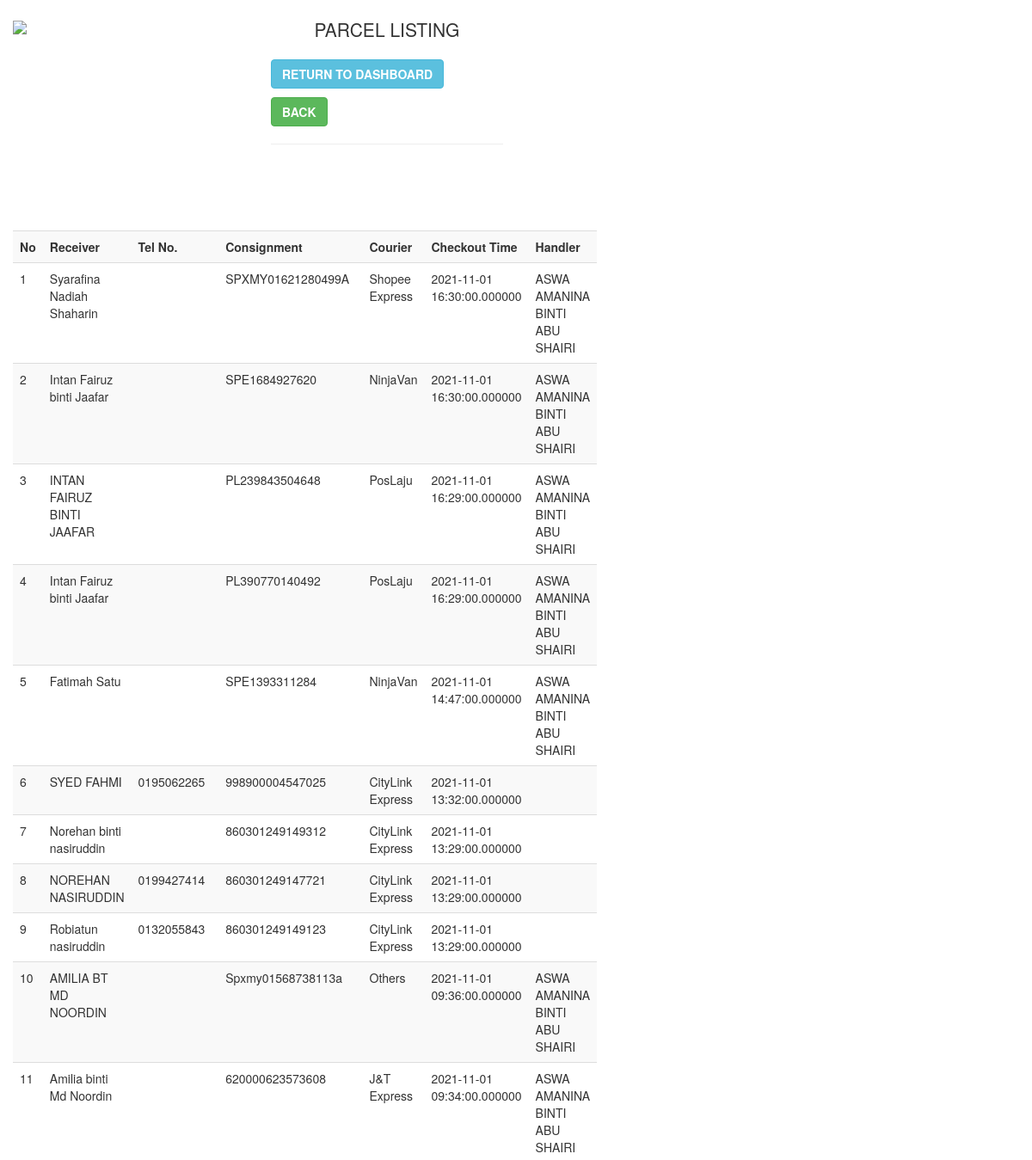
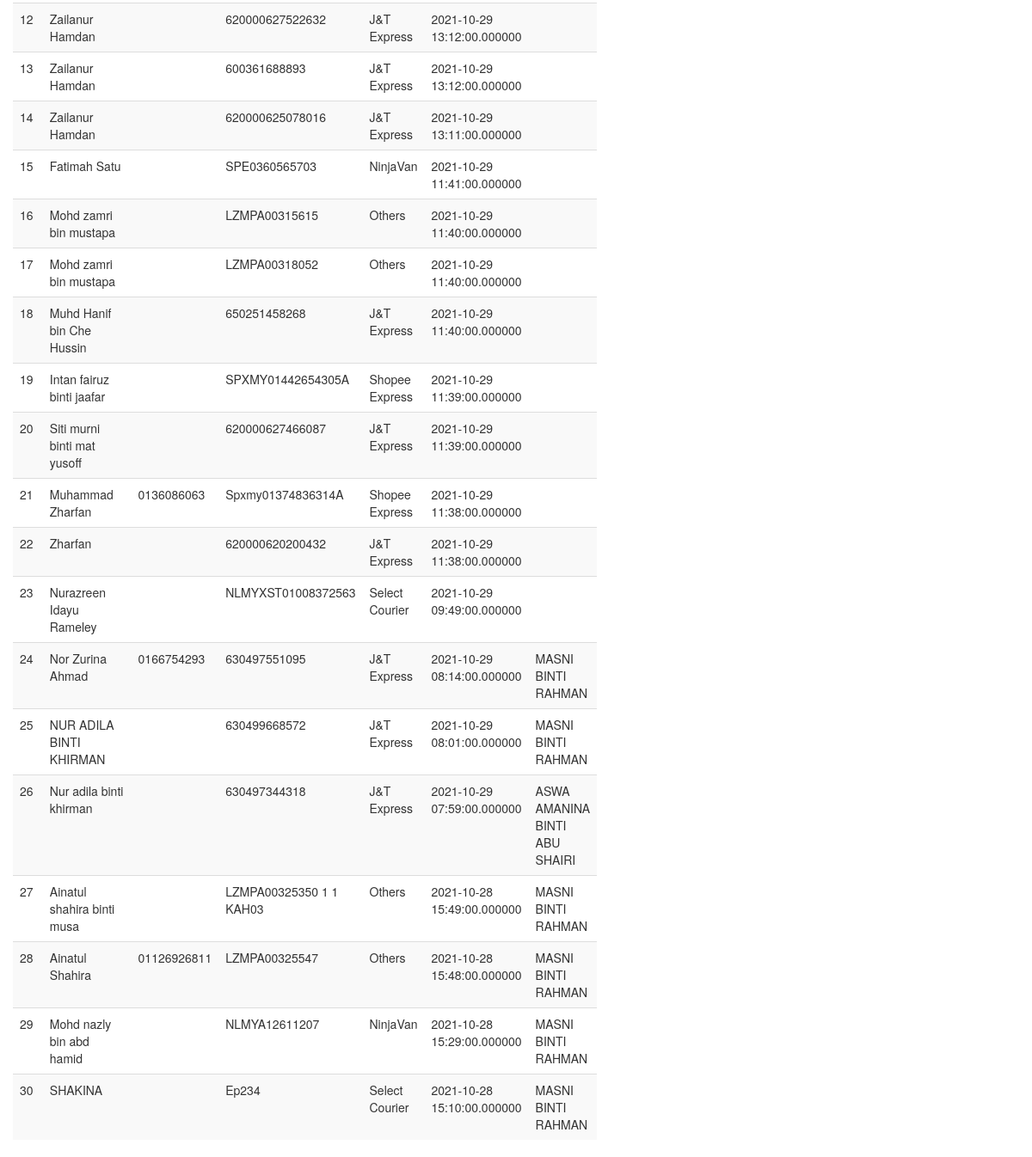
The page /delivered_parcelhep.php on the database its author committed (2 pictures, top to bottom).
### tables this page shows
CREATE TABLE `settlements_hep` (
  `id` int(11) NOT NULL,
  `receiver` varchar(150) NOT NULL,
  `tel` varchar(100) NOT NULL,
  `consignment` varchar(100) NOT NULL,
  `courier` varchar(100) NOT NULL,
  `time` datetime(6) NOT NULL,
  `handler` varchar(100) NOT NULL,
  `pmethod` varchar(50) NOT NULL
);

### delivered_parcelhep.php (the view, shortened to what this page needs)
<?php
    include 'config.php';
?>
<!DOCTYPE html>
<html>
<head>
    <link rel="stylesheet" href="css/bootstrap.min.css">
</head>
<body style="backgrounf-color:#f2f2f2;">
<div class="container-fluid padding" style="margin-top: 20px;">
  		<div class="row mx-auto justify-content-center">
  			<div class="col-xs-3 col-sm-2 col-md-3 col-lg-3 col-xl-3 padding">
  				<img src="images/UHEP.png" class="img-fluid" width="850">
  			</div>
  			<div class="col-xs-3 col-sm-3 col-md-3 col-lg-3 col-xl-2 padding">
  				<p class="lead padding" style="text-align: center;">PARCEL LISTING</p></p>
                <p><button type="button" class="btn btn-info" onclick="location.href='dashboard_hep.php';"><b>RETURN TO DASHBOARD</b></button></p>
                <p><button type="button" class="btn btn-success" onclick="location.href='parcelheplisting.php';"><b>BACK</b></button></p>
  				<hr>
  			</div>
  		</div>
  		<br><br><br><br>
          <div class="row mx-auto justify-content-center padding">
			<div class="col-xs-3 col-sm-2 col-md-3 col-lg-3 col-xl-10 padding">
            <table class="table table-striped" cellpadding="25">
                   <tr>
                   <th>No</td>
                        <th>Receiver</td>
                       <th>Tel No.</td>
                       <th>Consignment</td>
                       <th>Courier</td>
                       <th>Checkout Time</td>
                       <th>Handler</td>
                   </tr>
                   <?php
                   $listParcel = "SELECT * FROM settlements_hep ORDER BY time DESC";
                   $findList = mysqli_query($connect,$listParcel);
                    $bil =1;
                    while ($list = mysqli_fetch_array($findList)) {
                        echo "
                        <tr>
                            <td>".$bil++."</td>
                            <td>".$list['receiver']."</td>
                            <td>".$list['tel']."</td>
                            <td>".$list['consignment']."</td>
                            <td>".$list['courier']."</td>
                            <td>".$list['time']."</td>
                            <td>".$list['handler']."</td>
                        </tr>
                        ";
                    }
                   ?>
               </table>
			</div>
</body>
<link rel="stylesheet" href="js/bootstrap.min.js">
</html>

### rows shown on the page
settlements_hep: receiver "Syarafina Nadiah Shaharin", consignment "SPXMY01621280499A", courier "Shopee Express", time "2021-11-01 16:30:00.000000", handler "ASWA AMANINA BINTI ABU SHAIRI"
settlements_hep: receiver "Intan Fairuz binti Jaafar", consignment "SPE1684927620", courier "NinjaVan", time "2021-11-01 16:30:00.000000", handler "ASWA AMANINA BINTI ABU SHAIRI"
settlements_hep: receiver "INTAN FAIRUZ BINTI JAAFAR", consignment "PL239843504648", courier "PosLaju", time "2021-11-01 16:29:00.000000", handler "ASWA AMANINA BINTI ABU SHAIRI"
settlements_hep: receiver "Intan Fairuz binti Jaafar", consignment "PL390770140492", courier "PosLaju", time "2021-11-01 16:29:00.000000", handler "ASWA AMANINA BINTI ABU SHAIRI"
settlements_hep: receiver "Fatimah Satu", consignment "SPE1393311284", courier "NinjaVan", time "2021-11-01 14:47:00.000000", handler "ASWA AMANINA BINTI ABU SHAIRI"
settlements_hep: receiver "SYED FAHMI", tel "0195062265", consignment "998900004547025", courier "CityLink Express", time "2021-11-01 13:32:00.000000"
settlements_hep: receiver "Norehan binti nasiruddin", consignment "860301249149312", courier "CityLink Express", time "2021-11-01 13:29:00.000000"
settlements_hep: receiver "NOREHAN NASIRUDDIN", tel "0199427414", consignment "860301249147721", courier "CityLink Express", time "2021-11-01 13:29:00.000000"
settlements_hep: receiver "Robiatun nasiruddin", tel "0132055843", consignment "860301249149123", courier "CityLink Express", time "2021-11-01 13:29:00.000000"
settlements_hep: receiver "AMILIA BT MD NOORDIN", consignment "Spxmy01568738113a", courier "Others", time "2021-11-01 09:36:00.000000", handler "ASWA AMANINA BINTI ABU SHAIRI"
settlements_hep: receiver "Amilia binti Md Noordin", consignment "620000623573608", courier "J&T Express", time "2021-11-01 09:34:00.000000", handler "ASWA AMANINA BINTI ABU SHAIRI"
settlements_hep: receiver "Zailanur Hamdan", consignment "620000627522632", courier "J&T Express", time "2021-10-29 13:12:00.000000"
settlements_hep: receiver "Zailanur Hamdan", consignment "600361688893", courier "J&T Express", time "2021-10-29 13:12:00.000000"
settlements_hep: receiver "Zailanur Hamdan", consignment "620000625078016", courier "J&T Express", time "2021-10-29 13:11:00.000000"
settlements_hep: receiver "Fatimah Satu", consignment "SPE0360565703", courier "NinjaVan", time "2021-10-29 11:41:00.000000"
settlements_hep: receiver "Mohd zamri bin mustapa", consignment "LZMPA00315615", courier "Others", time "2021-10-29 11:40:00.000000"
settlements_hep: receiver "Mohd zamri bin mustapa", consignment "LZMPA00318052", courier "Others", time "2021-10-29 11:40:00.000000"
settlements_hep: receiver "Muhd Hanif bin Che Hussin", consignment "650251458268", courier "J&T Express", time "2021-10-29 11:40:00.000000"
settlements_hep: receiver "Intan fairuz binti jaafar", consignment "SPXMY01442654305A", courier "Shopee Express", time "2021-10-29 11:39:00.000000"
settlements_hep: receiver "Siti murni binti mat yusoff", consignment "620000627466087", courier "J&T Express", time "2021-10-29 11:39:00.000000"
settlements_hep: receiver "Muhammad Zharfan", tel "0136086063", consignment "Spxmy01374836314A", courier "Shopee Express", time "2021-10-29 11:38:00.000000"
settlements_hep: receiver "Zharfan", consignment "620000620200432", courier "J&T Express", time "2021-10-29 11:38:00.000000"
settlements_hep: receiver "Nurazreen Idayu Rameley", consignment "NLMYXST01008372563", courier "Select Courier", time "2021-10-29 09:49:00.000000"
settlements_hep: receiver "Nor Zurina Ahmad", tel "0166754293", consignment "630497551095", courier "J&T Express", time "2021-10-29 08:14:00.000000", handler "MASNI BINTI RAHMAN"
settlements_hep: receiver "NUR ADILA BINTI KHIRMAN", consignment "630499668572", courier "J&T Express", time "2021-10-29 08:01:00.000000", handler "MASNI BINTI RAHMAN"
settlements_hep: receiver "Nur adila binti khirman", consignment "630497344318", courier "J&T Express", time "2021-10-29 07:59:00.000000", handler "ASWA AMANINA BINTI ABU SHAIRI"
settlements_hep: receiver "Ainatul shahira binti musa", consignment "LZMPA00325350 1 1 KAH03", courier "Others", time "2021-10-28 15:49:00.000000", handler "MASNI BINTI RAHMAN"
settlements_hep: receiver "Ainatul Shahira", tel "01126926811", consignment "LZMPA00325547", courier "Others", time "2021-10-28 15:48:00.000000", handler "MASNI BINTI RAHMAN"
settlements_hep: receiver "Mohd nazly bin abd hamid", consignment "NLMYA12611207", courier "NinjaVan", time "2021-10-28 15:29:00.000000", handler "MASNI BINTI RAHMAN"
settlements_hep: receiver "SHAKINA", consignment "Ep234", courier "Select Courier", time "2021-10-28 15:10:00.000000", handler "MASNI BINTI RAHMAN"
